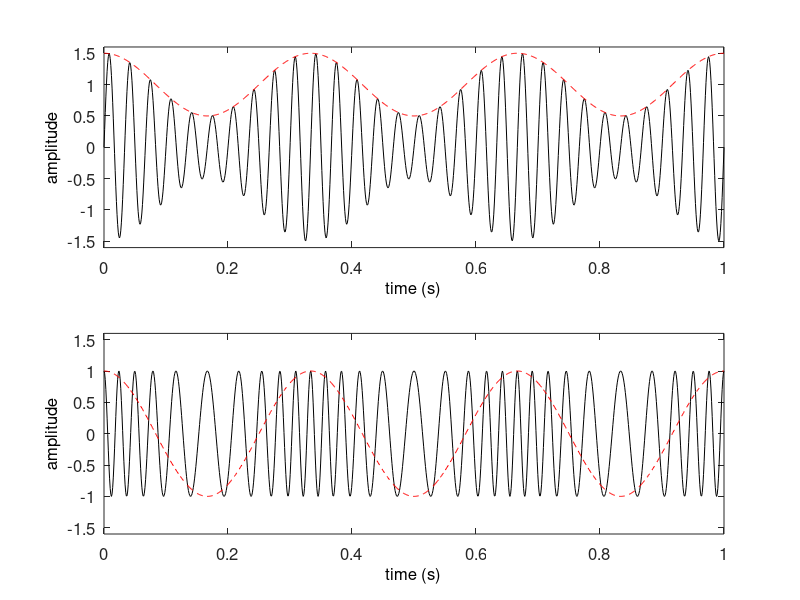

MATLAB code to generate this figure:
%-------------------------------------------------------------------------------
% Function
%-------------------------------------------------------------------------------
function L03_AM_FM()

% clear command window
clc;

% parameters
fs = 1000;    % sampling rate of original signal
T = 1;        % signal duration
N = T * fs;   % number of samples

fc = 30;      % carrier frequency
f0 = 3;       % modulation frequency
AM = 0.5;     % modulation factor (depth)
FM = 4;       % modulation factor (depth)

% time variable
t = linspace(0, T, N);

% AM signal
y1 = (1 + AM * cos(2 * pi * t * f0));
u1 = sin(2 * pi * t * fc);
s1 = y1 .* u1;

% FM signal
y2 = cos(2 * pi * t * f0);
s2 = cos(2 * pi * t * fc + FM * sin(2 * pi * t * f0));

% plot signals
subplot(2, 1, 1);
plot(t, s1, 'k'); hold on;
plot(t, y1, 'r--');
set(gca, 'XLim', [t(1), t(end)], 'YLim', [-1.6, 1.6], 'FontSize', 12);
set(get(gca, 'XLabel'), 'String', 'time (s)', 'FontSize', 12);
set(get(gca, 'YLabel'), 'String', 'amplitude', 'FontSize', 12);

subplot(2, 1, 2);
plot(t, s2, 'k'); hold on;
plot(t, y2, 'r--'); 
set(gca, 'XLim', [t(1), t(end)], 'YLim', [-1.6, 1.6], 'FontSize', 12);
set(get(gca, 'XLabel'), 'String', 'time (s)', 'FontSize', 12);
set(get(gca, 'YLabel'), 'String', 'amplitude', 'FontSize', 12);

end % end

%-------------------------------------------------------------------------------
